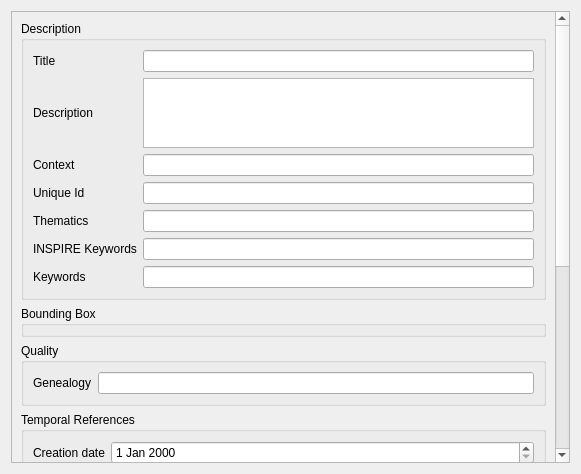
<?xml version="1.0" encoding="UTF-8"?>
<ui version="4.0">
 <class>metadata_details</class>
 <widget class="QWidget" name="metadata_details">
  <property name="geometry">
   <rect>
    <x>0</x>
    <y>0</y>
    <width>581</width>
    <height>474</height>
   </rect>
  </property>
  <layout class="QVBoxLayout" name="verticalLayout_2">
   <item>
    <widget class="QScrollArea" name="scrollArea">
     <property name="widgetResizable">
      <bool>true</bool>
     </property>
     <widget class="QWidget" name="scrollAreaWidgetContents">
      <property name="geometry">
       <rect>
        <x>0</x>
        <y>-242</y>
        <width>547</width>
        <height>1063</height>
       </rect>
      </property>
      <layout class="QGridLayout" name="gridLayout">
       <item row="10" column="0" colspan="2">
        <widget class="QgsCollapsibleGroupBox" name="gbp_info">
         <property name="title">
          <string>Metadata Informations</string>
         </property>
        </widget>
       </item>
       <item row="2" column="0" colspan="2">
        <widget class="QgsCollapsibleGroupBox" name="gbp_quality">
         <property name="title">
          <string>Quality</string>
         </property>
         <layout class="QGridLayout" name="gridLayout_2">
          <item row="1" column="0">
           <widget class="QLabel" name="lbl_genealogy">
            <property name="text">
             <string>Genealogy</string>
            </property>
           </widget>
          </item>
          <item row="1" column="1">
           <widget class="QLineEdit" name="le_genealogy"/>
          </item>
         </layout>
        </widget>
       </item>
       <item row="12" column="1">
        <widget class="QPushButton" name="pushButton">
         <property name="text">
          <string>PushButton</string>
         </property>
        </widget>
       </item>
       <item row="8" column="0" colspan="2">
        <widget class="QgsCollapsibleGroupBox" name="gbp_capabilities">
         <property name="title">
          <string>GetCapabilities</string>
         </property>
        </widget>
       </item>
       <item row="5" column="0" colspan="2">
        <widget class="QgsCollapsibleGroupBox" name="gbp_property">
         <property name="title">
          <string>Property</string>
         </property>
        </widget>
       </item>
       <item row="3" column="0" colspan="2">
        <widget class="QgsCollapsibleGroupBox" name="gbp_temporal">
         <property name="title">
          <string>Temporal References</string>
         </property>
         <layout class="QGridLayout" name="gridLayout_3">
          <item row="0" column="0">
           <widget class="QLabel" name="lbl_creation_date">
            <property name="text">
             <string>Creation date</string>
            </property>
           </widget>
          </item>
          <item row="1" column="0">
           <widget class="QLabel" name="lbl_frequency">
            <property name="text">
             <string>Frequency</string>
            </property>
           </widget>
          </item>
          <item row="1" column="1">
           <widget class="QLineEdit" name="le_frequency"/>
          </item>
          <item row="0" column="1">
           <widget class="QDateEdit" name="de_creation_date"/>
          </item>
         </layout>
        </widget>
       </item>
       <item row="0" column="0" colspan="2">
        <widget class="QgsCollapsibleGroupBox" name="gbp_description">
         <property name="title">
          <string>Description</string>
         </property>
         <layout class="QGridLayout" name="gridLayout_7">
          <item row="0" column="2">
           <widget class="QLineEdit" name="le_title">
            <property name="toolTip">
             <string>Characteristic and often unique name by
        which the resource is known</string>
            </property>
            <property name="inputMask">
             <string/>
            </property>
           </widget>
          </item>
          <item row="2" column="0">
           <widget class="QLabel" name="lbl_context">
            <property name="toolTip">
             <string>Datastore Id</string>
            </property>
            <property name="text">
             <string>Context</string>
            </property>
           </widget>
          </item>
          <item row="4" column="0">
           <widget class="QLabel" name="lbl_thematic">
            <property name="text">
             <string>Thematics</string>
            </property>
           </widget>
          </item>
          <item row="5" column="0">
           <widget class="QLabel" name="lbl_inspire_kw">
            <property name="text">
             <string>INSPIRE Keywords</string>
            </property>
           </widget>
          </item>
          <item row="1" column="0">
           <widget class="QLabel" name="lbl_description">
            <property name="toolTip">
             <string>Brief narrative summary of the resource
        content</string>
            </property>
            <property name="text">
             <string>Description</string>
            </property>
           </widget>
          </item>
          <item row="3" column="0">
           <widget class="QLabel" name="lbl_unique_id">
            <property name="toolTip">
             <string>Value uniquely identifying the resource
        in the catalog</string>
            </property>
            <property name="text">
             <string>Unique Id</string>
            </property>
           </widget>
          </item>
          <item row="0" column="0">
           <widget class="QLabel" name="lbl_title">
            <property name="toolTip">
             <string>Characteristic and often unique name by
        which the resource is known</string>
            </property>
            <property name="text">
             <string>Title</string>
            </property>
           </widget>
          </item>
          <item row="1" column="2">
           <widget class="QTextEdit" name="te_description">
            <property name="toolTip">
             <string>Brief narrative summary of the resource
        content</string>
            </property>
           </widget>
          </item>
          <item row="6" column="0">
           <widget class="QLabel" name="lbl_kw">
            <property name="text">
             <string>Keywords</string>
            </property>
           </widget>
          </item>
          <item row="2" column="2">
           <widget class="QLineEdit" name="le_context">
            <property name="toolTip">
             <string>Datastore Id</string>
            </property>
           </widget>
          </item>
          <item row="3" column="2">
           <widget class="QLineEdit" name="le_unique_id">
            <property name="toolTip">
             <string>Value uniquely identifying the resource
        in the catalog</string>
            </property>
           </widget>
          </item>
          <item row="4" column="2">
           <widget class="QLineEdit" name="le_thematics"/>
          </item>
          <item row="5" column="2">
           <widget class="QLineEdit" name="le_inspire_kw">
            <property name="text">
             <string/>
            </property>
           </widget>
          </item>
          <item row="6" column="2">
           <widget class="QLineEdit" name="le_kw"/>
          </item>
         </layout>
        </widget>
       </item>
       <item row="12" column="0">
        <spacer name="horizontalSpacer">
         <property name="orientation">
          <enum>Qt::Horizontal</enum>
         </property>
         <property name="sizeHint" stdset="0">
          <size>
           <width>40</width>
           <height>20</height>
          </size>
         </property>
        </spacer>
       </item>
       <item row="6" column="0" colspan="2">
        <widget class="QgsCollapsibleGroupBox" name="gbp_access">
         <property name="title">
          <string>Access</string>
         </property>
        </widget>
       </item>
       <item row="4" column="0" colspan="2">
        <widget class="QgsCollapsibleGroupBox" name="gbp_contact">
         <property name="title">
          <string>Contacts</string>
         </property>
        </widget>
       </item>
       <item row="9" column="0" colspan="2">
        <widget class="QgsCollapsibleGroupBox" name="gbp_document">
         <property name="title">
          <string>Documents</string>
         </property>
        </widget>
       </item>
       <item row="7" column="0" colspan="2">
        <widget class="QgsCollapsibleGroupBox" name="gbp_style">
         <property name="title">
          <string>Style Files</string>
         </property>
        </widget>
       </item>
       <item row="1" column="0" colspan="2">
        <widget class="QgsExtentGroupBox" name="gbp_bbox">
         <property name="title">
          <string>Bounding Box</string>
         </property>
         <property name="collapsed">
          <bool>false</bool>
         </property>
        </widget>
       </item>
      </layout>
     </widget>
    </widget>
   </item>
  </layout>
 </widget>
 <customwidgets>
  <customwidget>
   <class>QgsCollapsibleGroupBox</class>
   <extends>QGroupBox</extends>
   <header>qgscollapsiblegroupbox.h</header>
   <container>1</container>
  </customwidget>
  <customwidget>
   <class>QgsExtentGroupBox</class>
   <extends>QgsCollapsibleGroupBox</extends>
   <header>qgsextentgroupbox.h</header>
   <container>1</container>
  </customwidget>
 </customwidgets>
 <resources/>
 <connections/>
</ui>
